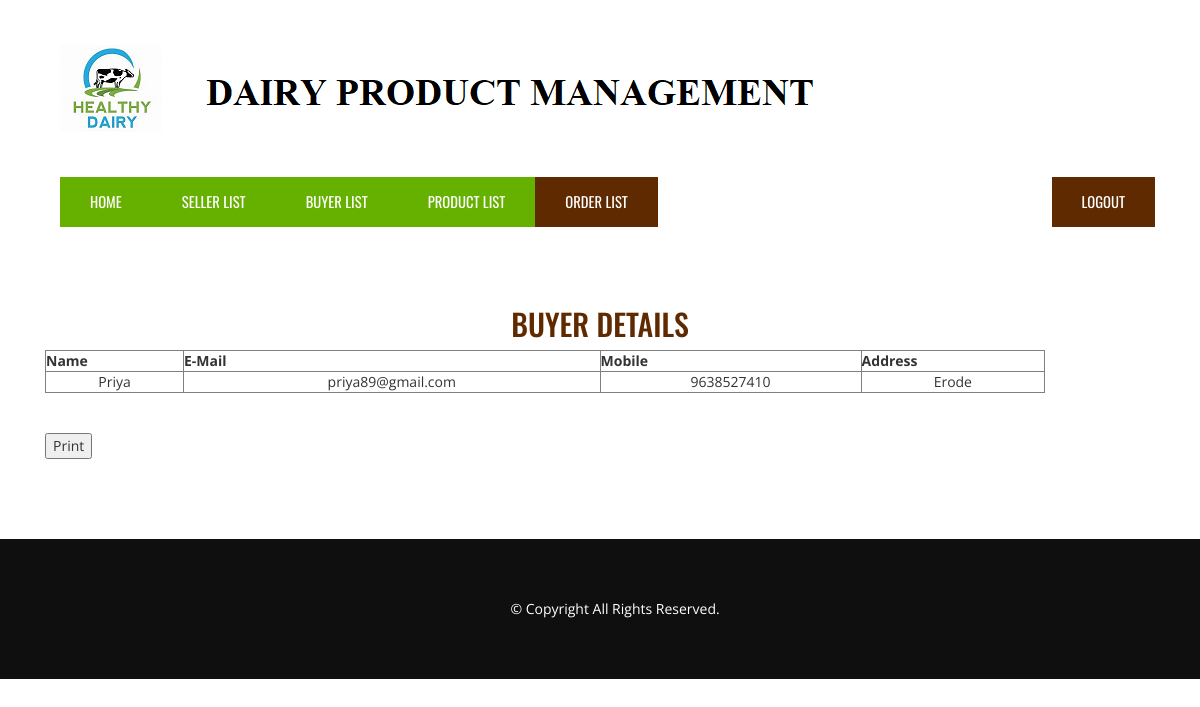
The app's page /admin-buyer-details.php?username=priya with its own data.
### tables this page shows
CREATE TABLE IF NOT EXISTS `buyer` (
  `id` int(10) NOT NULL AUTO_INCREMENT,
  `bname` varchar(25) NOT NULL,
  `email` varchar(25) NOT NULL,
  `mobile` bigint(25) NOT NULL,
  `address` varchar(25) NOT NULL,
  `username` varchar(25) NOT NULL,
  `password` varchar(25) NOT NULL,
  `status` varchar(25) NOT NULL,
  PRIMARY KEY (`id`),
  UNIQUE KEY `username` (`username`)
);

### admin-buyer-details.php (the view, shortened to what this page needs)
<?php
$username = isset($_REQUEST['username']) ? $_REQUEST['username'] : "0";
$query = "select * from buyer where username='$username'";
$data = mysql_query($query);
?>
<!DOCTYPE HTML>
<html lang="en-US">
<head>
	<link href="https://maxcdn.bootstrapcdn.com/bootstrap/3.3.6/css/bootstrap.min.css" rel="stylesheet">
	<link rel="stylesheet" href="https://maxcdn.bootstrapcdn.com/font-awesome/4.5.0/css/font-awesome.min.css">
	<link href='css/style.css' rel='stylesheet' type='text/css'>
	<link rel="stylesheet" type="text/css" href="css/settings.css" media="screen" />
</head>
<body>
	<header class="header">
		<div class="container">
			<div class="container-fluid">
				<div class="header-top">
					<div class="col-md-3 col-sm-4 hidden-xs logo">
						<a href=""><img src="img/logo.png" alt="" /></a>
					</div>
				</div>
			</div>
			<nav class="navbar navbar-default">
			  <div class="container-fluid">
				<div class="collapse navbar-collapse" id="navigation">
				  <ul class="nav navbar-nav">
					<li><a href="admin-dashboard.php">Home </a></li>
					<li><a href="admin-seller-list.php">Seller List</a></li>
					<li><a href="admin-buyer-list.php">Buyer List</a></li>
                    <li><a href="admin-product-list.php">Product List</a></li>
					<li class="active"><a href="admin-order-list.php">Order List</a></li>
				  </ul>
				  <ul class="nav navbar-nav navbar-right">
					<li class="get-a-quote"><a href="logout.php">Logout</a></li>
				  </ul>
				</div>
			  </div>
			</nav>
		</div>
	</header>
	<section class="blog">
		<div class="container">
			<h2>Buyer Details</h2>
			<div class="blog-posts">
				<div class="col-md-4 col-sm-4 col-xs-12">
						<table border="1" width="1000" cellpadding="10" cellspacing="10">
<tr align="center">
<th align="center">Name</th><th align="center">E-Mail</th><th align="center">Mobile</th><th align="center">Address</th>
</tr>
<?php while($rec = mysql_fetch_array($data)) { ?>
<tr align="center">
<td> <?php echo $rec['bname']; ?> </td>
<td> <?php echo $rec['email']; ?> </td>
<td> <?php echo $rec['mobile']; ?> </td>
<td> <?php echo $rec['address']; ?> </td>
</tr>
<?php } ?>
</table> <br><br>
<button onClick="myFunction()">Print</button>
				</div>
			</div>
		</div>
	</section>
	<section class="footer">
		<div class="copyright text-center">
			<div class="container">
				<div class="row">
					<p class="copyright">&copy; Copyright All Rights Reserved.</p>
				</div>
			</div>
		</div>
	</section>
</body>
</html>

### css/style.css (style rules this page uses)
body,p,h1,h2,h3,h4,h5,h6 { font-family:'open sans' }
.logo { padding:25px 15px; }
@media screen and (max-width:1200px) and (min-width:992px) { ul.nav.navbar-nav li a { padding: 15px 30px !important; } }
div#navigation { border:none; }
nav.navbar.navbar-default { background:none; border:none; font-family: 'oswald'; font-size: 11pt; text-transform:uppercase; margin:0px; }
ul.nav.navbar-nav { background: #66b100; }
ul.nav.navbar-nav li a { color: #fff !important; }
ul.nav.navbar-nav li.active a { background: #5f2a00; }
ul.nav.navbar-nav li { transition:.2s all ease-in-out; }
ul.nav.navbar-nav li a { padding: 15px 45px; }
ul.nav.navbar-nav li.get-a-quote { background:#5f2a00; }
.header-top { padding: 20px 0px; display: table; width: 100%; }
section.blog { padding:80px 0px; }
section.blog h2 { font-family:'oswald'; color:#5f2a00; text-align:center; text-transform:uppercase; margin-top:0px; }
.copyright { background: #0f0f0f; color: #fff; padding: 30px; }
.copyright p { margin: 0px; }

### records on screen
buyer: bname "Priya", email "priya89@gmail.com", mobile "9638527410", address "Erode"
